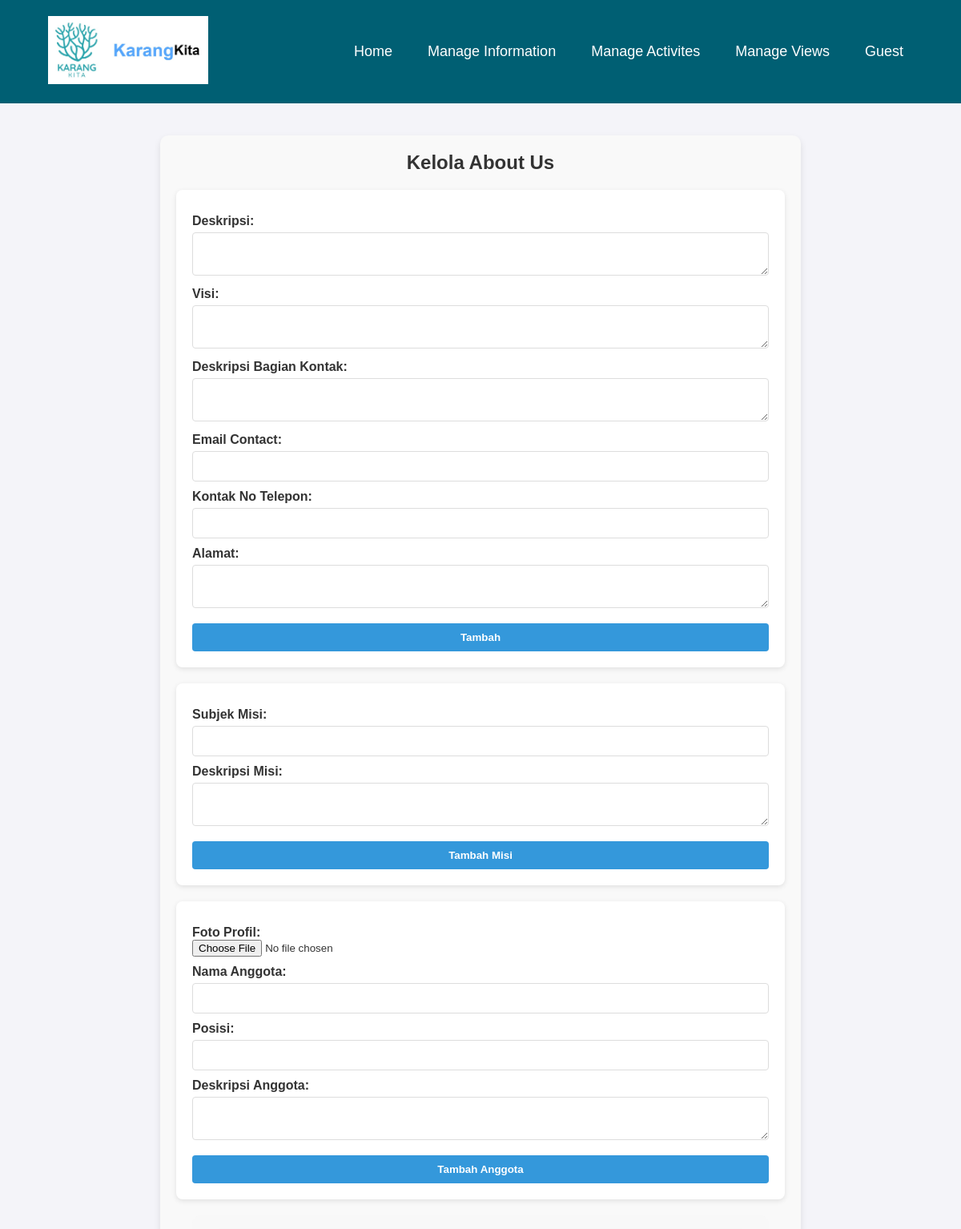
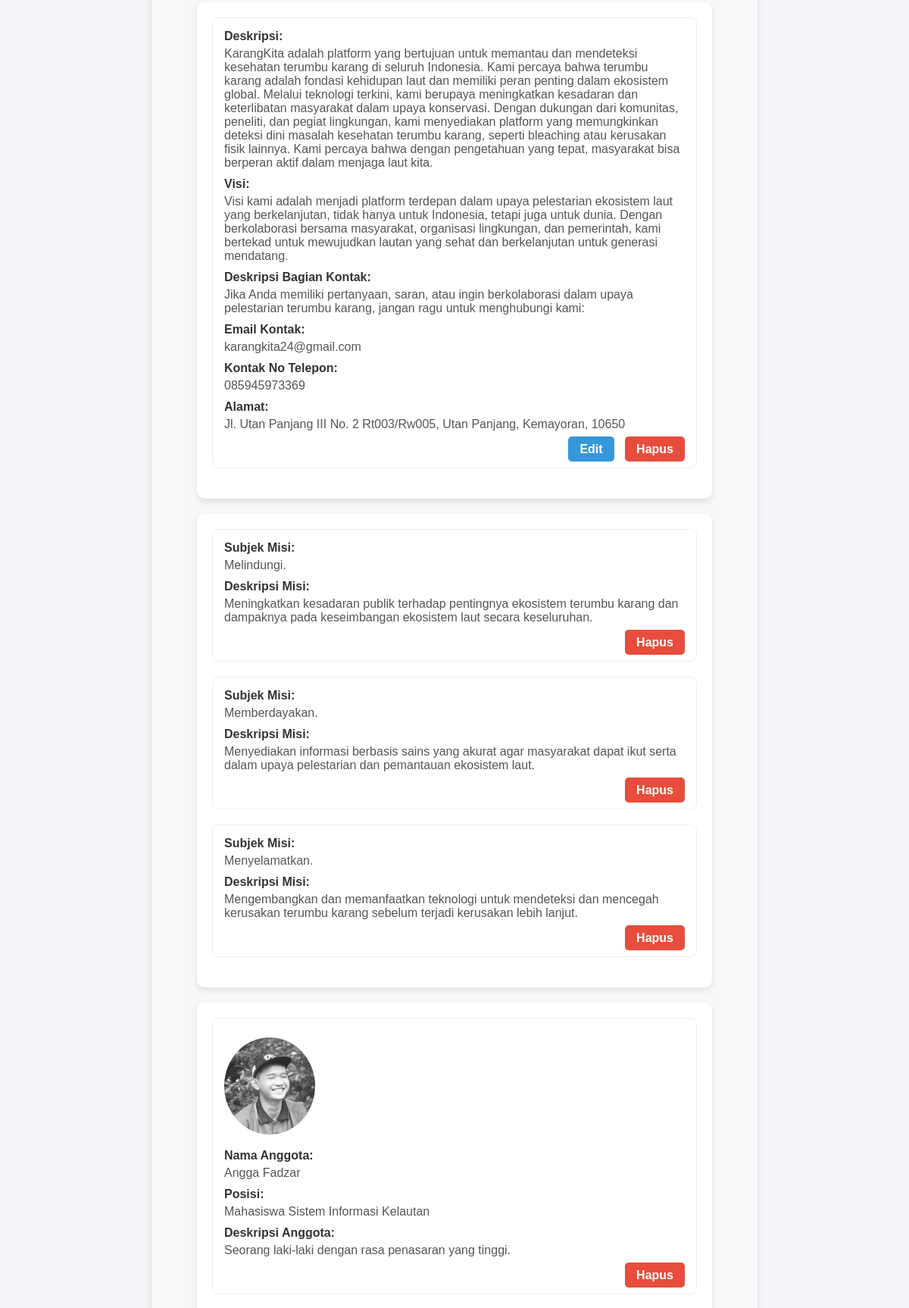
The page /admin/about.php (upper part) on the database its author committed (2 pictures, top to bottom).
### tables this page shows
CREATE TABLE `about` (
  `id_about` int(11) NOT NULL,
  `desk_about` text NOT NULL,
  `visi` text NOT NULL,
  `shortdesk_contact` text NOT NULL,
  `email_contact` varchar(200) NOT NULL,
  `tlp_contact` varchar(20) NOT NULL,
  `alamat_contact` text NOT NULL
);

CREATE TABLE `misi` (
  `id_misi` int(11) NOT NULL,
  `subjek_misi` varchar(20) NOT NULL,
  `desk_misi` text NOT NULL
);

CREATE TABLE `members` (
  `id_members` int(11) NOT NULL,
  `foto_profil` varchar(255) NOT NULL,
  `nama_members` varchar(50) NOT NULL,
  `posisi` varchar(130) NOT NULL,
  `desk_members` text NOT NULL
);

### user/functions.php (called while the page is built)
<?php
$conn = mysqli_connect("localhost", "root", "", "asik");
function query($query) {
    global $conn;
    $result = mysqli_query($conn, $query);
    $rows = [];
    while ($row = mysqli_fetch_assoc($result)) {
        $rows[] = $row;
    }
    return $rows;
}
?>

### admin/about.php (the view, shortened to what this page needs)
<?php
require '../user/functions.php';
if (!isset($_SESSION['user_admin'])) {
    $user_admin = 'Guest';
} else {
    $user_admin = $_SESSION['user_admin'];
}
$about = query("SELECT * FROM about");
$misi = query("SELECT * FROM misi");
$members = query("SELECT * FROM members");
?>
<!DOCTYPE html>
<html lang="en">
<head>
    <link rel="stylesheet" href="../admin_styling/about.css">
</head>
<body>
    <?php include 'footer_admin.php'; ?>
    <div class="kolom-utama">
        <div class="add-menu">
            <h1>Kelola About Us</h1>
            <form action="" method="post">
                <label for="desk_about">Deskripsi:</label>
                <textarea name="desk_about" id="desk_about"></textarea>
                <label for="visi">Visi:</label>
                <textarea name="visi" id="visi"></textarea>
                <label for="shortdesk_contact">Deskripsi Bagian Kontak:</label>
                <textarea name="shortdesk_contact" id="shortdesk_contact"></textarea>
                <label for="email_contact">Email Contact:</label>
                <input type="email" name="email_contact" id="email_contact">
                <label for="tlp_contact">Kontak No Telepon:</label>
                <input type="text" name="tlp_contact" id="tlp_contact">
                <label for="alamat_contact">Alamat:</label>
                <textarea name="alamat_contact" id="alamat_contact"></textarea>
                <button type="submit" name="tambah-about">Tambah</button>
            </form>
            <div class="add-menu">
                <form action="" method="post">
                    <label for="subjek_misi">Subjek Misi:</label>
                    <input type="text" name="subjek_misi" id="subjek_misi">
                    <label for="desk_misi">Deskripsi Misi:</label>
                    <textarea name="desk_misi" id="desk_misi"></textarea>
                    <button type="submit" name="add-misi">Tambah Misi</button>
                </form>
            </div>
            <div class="add-members">
                <form action="" method="post" enctype="multipart/form-data">
                    <label for="foto_profil">Foto Profil:</label>
                    <input type="file" name="foto_profil" id="foto_profil">
                    <label for="nama_members">Nama Anggota:</label>
                    <input type="text" name="nama_members" id="nama_members">
                    <label for="posisi">Posisi:</label>
                    <input type="text" name="posisi" id="posisi">
                    <label for="desk_members">Deskripsi Anggota:</label>
                    <textarea name="desk_members" id="desk_members"></textarea>
                    <button type="submit" name="add-members">Tambah Anggota</button>
                </form>
            </div>
        </div>
            <div class="read">
                <div class="read-about">
                    <?php foreach ($about as $abt): ?>
                        <div class="about-item">
                            <ol>
                                <li><strong>Deskripsi:</strong>
                                    <p><?= $abt["desk_about"]; ?></p>
                                </li>
                                <li><strong>Visi:</strong>
                                    <p><?= $abt["visi"]; ?></p>
                                </li>
                                <li><strong>Deskripsi Bagian Kontak:</strong>
                                    <p><?= $abt["shortdesk_contact"]; ?></p>
                                </li>
                                <li><strong>Email Kontak:</strong>
                                    <p><?= $abt["email_contact"]; ?></p>
                                </li>
                                <li><strong>Kontak No Telepon:</strong>
                                    <p><?= $abt["tlp_contact"]; ?></p>
                                </li>
                                <li><strong>Alamat:</strong>
                                    <p><?= $abt["alamat_contact"]; ?></p>
                                </li>
                            </ol>
                            <div class="about-actions">
                                <a href="edit_about.php?id_about=<?= $abt["id_about"]; ?>" class="btn btn-edit">Edit</a>
                                <a href="?id_about=<?= $abt["id_about"]; ?>" class="btn btn-delete">Hapus</a>
                            </div>
                        </div>
                    <?php endforeach; ?>
                </div>
                <div class="read-about">
                    <?php foreach( $misi as $ms): ?>
                    <div class="about-item">
                        <ol>
                            <li><strong>Subjek Misi:</strong>
                                <p><?= $ms["subjek_misi"]; ?>.</p>
                            </li>
                            <li><strong>Deskripsi Misi:</strong>
                                <p><?= $ms["desk_misi"]; ?></p>
                            </li>
                        </ol>
                        <div class="about-actions">
                            <a href="?id_misi=<?= $ms["id_misi"]; ?>" class="btn btn-delete" onclick="return confirm('Apakah Anda yakin ingin menghapus?')">Hapus</a>
                        </div>
                    </div>
                    <?php endforeach; ?>
                </div>
                <div class="read-about">
                    <?php foreach ($members as $member): ?>
                    <div class="about-item">
                        <ol>
                            <img src="../<?= $member["foto_profil"] ?> " width="300px" alt="foto_profil">
                            <li><strong>Nama Anggota:</strong>
                                <p><?= $member["nama_members"] ?></p>
                            </li>
                            <li><strong>Posisi:</strong>
                                <p><?= $member["posisi"] ?></p>
                            </li>
                            <li><strong>Deskripsi Anggota:</strong>
                                <p><?= $member["desk_members"] ?></p>
                            </li>
                        </ol>
                        <div class="about-actions">
                            <a href="?id_members=<?= $member["id_members"]; ?>" class="btn btn-delete" onclick="return confirm('Apakah Anda yakin ingin menghapus?')">Hapus</a>
                        </div>
                    </div>
                    <?php endforeach; ?>
                </div>
            </div>
            </div>
</body>
</html>

### admin/footer_admin.php (shortened to what this page needs)
<nav class="menu-utama">
        <div class="container">
            <div class="logo">
                <img src="../img/logo.jpg" alt="logo" width="200px">
            </div>
            <ul>
                <li><a href="dashboard_admin.php">Home</a></li>
                <li>
                    <a href="#">Manage Information</a>
                </li>
                <li>
                    <a href="#">Manage Activites</a>
                </li>
                <li>
                    <a href="#">Manage Views</a>
                </li>
                <li>
                    <a href="#"><?= $user_admin ?></a>
                </li>
            </ul>
        </div>
    </nav>

### admin_styling/about.css (style rules this page uses)
* { margin: 0; padding: 0; box-sizing: border-box; }
body { font-family: Arial, sans-serif; background-color: #f4f4f9; color: #333; }
nav { background-color: #005f73; color: #fff; padding: 20px 0; }
.container { width: 90%; margin: 0 auto; display: flex; justify-content: space-between; align-items: center; }
ul { list-style: none; display: flex; gap: 20px; }
ul li { position: relative; }
ul li a { text-decoration: none; color: #fff; font-size: 18px; transition: color 0.3s ease; padding: 8px 12px; display: block; }
.kolom-utama { max-width: 800px; margin: 40px auto; padding: 20px; background-color: #f9f9f9; border-radius: 10px; box-shadow: 0 4px 8px rgba(0, 0, 0, 0.1); font-family: Arial, sans-serif; }
.kolom-utama h1 { text-align: center; color: #333; font-size: 24px; margin-bottom: 20px; }
.add-menu form, .add-members form { margin-bottom: 20px; padding: 20px; background-color: #fff; border-radius: 8px; box-shadow: 0 2px 6px rgba(0, 0, 0, 0.1); }
.add-menu label, .add-members label { font-weight: bold; color: #333; display: block; margin-top: 10px; }
.add-menu input[type="text"], .add-menu textarea, .add-menu input[type="email"], .add-members input[type="text"], .add-members textarea { width: 100%; padding: 10px; margin-top: 5px; border: 1px solid #ddd; border-radius: 4px; resize: vertical; font-size: 14px; }
.add-menu button, .add-members button { width: 100%; padding: 10px; background-color: #3498db; color: white; font-weight: bold; border: none; border-radius: 4px; cursor: pointer; transition: background-color 0.3s; margin-top: 15px; }
.read { margin: 20px; padding: 20px; background-color: #f8f8f8; border-radius: 10px; }
.read-about { background-color: #fff; padding: 20px; margin-bottom: 20px; border-radius: 10px; box-shadow: 0 4px 8px rgba(0, 0, 0, 0.1); }
.about-item { margin-bottom: 20px; padding: 15px; border: 1px solid #eee; border-radius: 8px; }
.about-item ol { list-style: none; padding: 0; }
.about-item ol li { margin-bottom: 10px; font-size: 16px; }
.about-item ol li strong { color: #333; font-weight: bold; }
.about-item ol li p { color: #555; margin: 5px 0; }
.about-actions { margin-top: 15px; text-align: right; }
.btn { padding: 8px 15px; border-radius: 5px; text-decoration: none; font-weight: bold; cursor: pointer; transition: background-color 0.3s ease; }
.btn-edit { background-color: #3498db; color: white; }
.btn-delete { background-color: #e74c3c; color: white; margin-left: 10px; }
.about-item img { max-width: 120px; border-radius: 50%; margin-top: 10px; margin-bottom: 15px; }

### rows shown on the page
about: desk_about "KarangKita adalah platform yang bertujuan untuk memantau dan mendeteksi kesehatan terumbu karang di seluruh Indonesia. Kami percaya bahwa terumbu karang adalah fondasi kehidupan laut dan memiliki peran penting dalam ekosistem global. Melalui teknologi terkini, kami berupaya meningkatkan kesadaran dan keterlibatan masyarakat dalam upaya konservasi. Dengan dukungan dari komunitas, peneliti, dan pegiat lingkungan, kami menyediakan platform yang memungkinkan deteksi dini masalah kesehatan terumbu karang, seperti bleaching atau kerusakan fisik lainnya. Kami percaya bahwa dengan pengetahuan yang tepat, masyarakat bisa berperan aktif dalam menjaga laut kita.", visi "Visi kami adalah menjadi platform terdepan dalam upaya pelestarian ekosistem laut yang berkelanjutan, tidak hanya untuk Indonesia, tetapi juga untuk dunia. Dengan berkolaborasi bersama masyarakat, organisasi lingkungan, dan pemerintah, kami bertekad untuk mewujudkan lautan yang sehat dan berkelanjutan untuk generasi mendatang.", shortdesk_contact "Jika Anda memiliki pertanyaan, saran, atau ingin berkolaborasi dalam upaya pelestarian terumbu karang, jangan ragu untuk menghubungi kami:", email_contact "karangkita24@gmail.com", tlp_contact "085945973369", alamat_contact "Jl. Utan Panjang III No. 2 Rt003/Rw005, Utan Panjang, Kemayoran, 10650"
misi: subjek_misi "Melindungi", desk_misi "Meningkatkan kesadaran publik terhadap pentingnya ekosistem terumbu karang dan dampaknya pada keseimbangan ekosistem laut secara keseluruhan."
misi: subjek_misi "Memberdayakan", desk_misi "Menyediakan informasi berbasis sains yang akurat agar masyarakat dapat ikut serta dalam upaya pelestarian dan pemantauan ekosistem laut."
misi: subjek_misi "Menyelamatkan", desk_misi "Mengembangkan dan memanfaatkan teknologi untuk mendeteksi dan mencegah kerusakan terumbu karang sebelum terjadi kerusakan lebih lanjut."
members: foto_profil (picture), nama_members "Angga Fadzar", posisi "Mahasiswa Sistem Informasi Kelautan", desk_members "Seorang laki-laki dengan rasa penasaran yang tinggi."

### other values the page prints
$user_admin "Guest"
